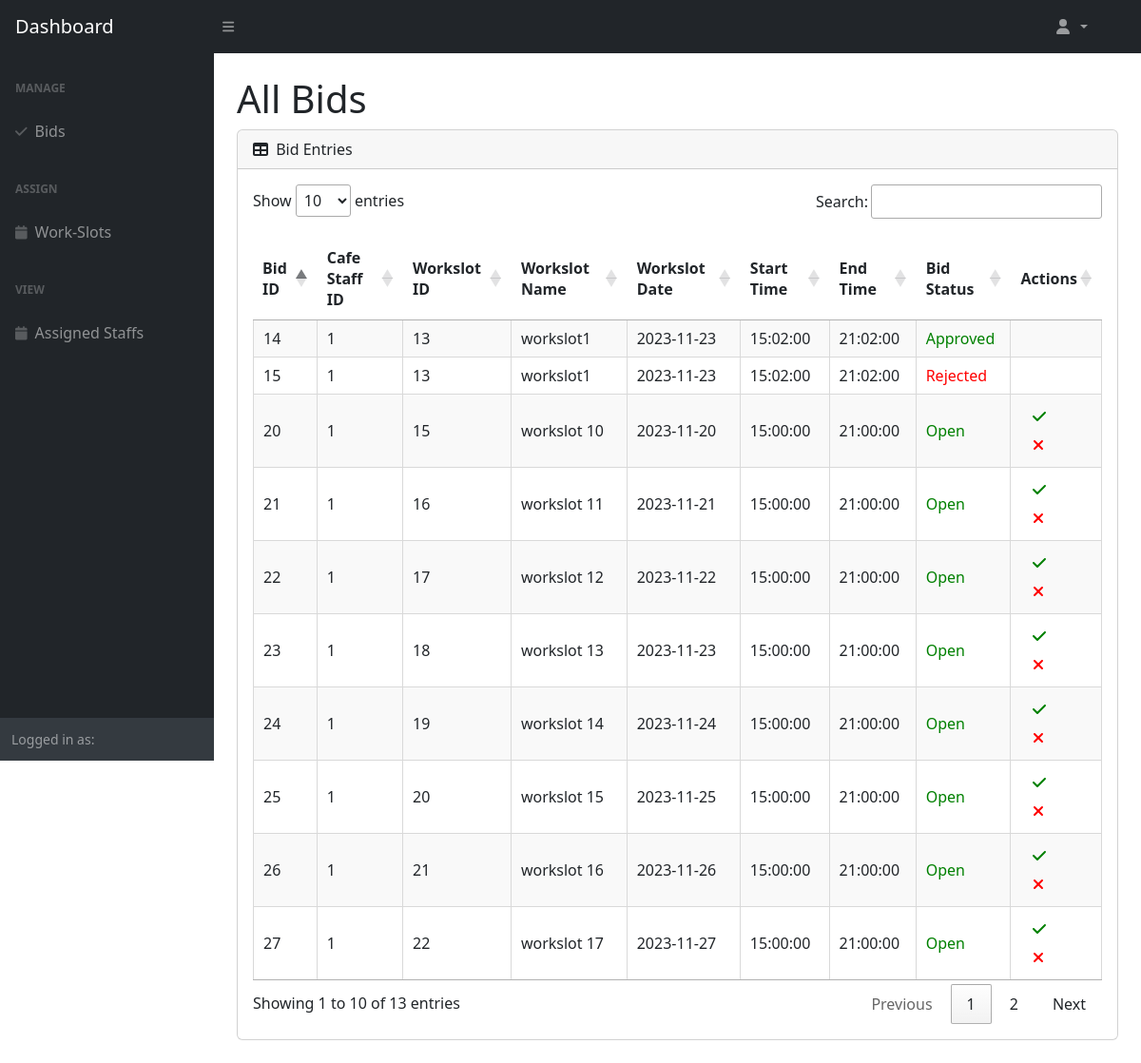
Screenshot of /src/Boundary/CafeManagerViewBidPage.php with the database file from the repository.
### tables this page shows
CREATE TABLE `staff_bid_workslot` (
  `staff_bid_workslot_id` int(11) NOT NULL,
  `cafe_staff_id` int(11) NOT NULL,
  `workslot_id` int(11) NOT NULL,
  `bid_role` enum('Chef','Cashier','Waiter') NOT NULL,
  `bid_status` enum('Open','Approved','Rejected') NOT NULL
);

CREATE TABLE `workslot` (
  `workslot_id` int(11) NOT NULL,
  `workslot_name` varchar(255) NOT NULL,
  `chef_qty` int(11) NOT NULL DEFAULT 0,
  `cashier_qty` int(11) NOT NULL DEFAULT 0,
  `waiter_qty` int(11) NOT NULL DEFAULT 0,
  `workslot_date` date NOT NULL,
  `start_time` time NOT NULL,
  `end_time` time NOT NULL
);

### src/Entity/Bid.php (called while the page is built, shortened)
<?php
class Bid {
    public function getBids() {
        $DAO = new DAO();
        $connection = $DAO->get_connection();
        $sql = "SELECT `staff_bid_workslot_id`, `cafe_staff_id`, `staff_bid_workslot`.`workslot_id`, `workslot_name`, `workslot_date`, `start_time`, `end_time`, `bid_status` FROM `staff_bid_workslot` LEFT JOIN `workslot` ON `staff_bid_workslot`.`workslot_id` = `workslot`.`workslot_id`";
        return $connection->query($sql);
    }
}
?>

### src/Controller/CafeManagerViewBidController.php (called while the page is built)
<?php
include_once "../Entity/Bid.php";
class CafeManagerViewBidController {
    public function getBids() {
        $bid = new Bid();
        return $bid->getBids();
    }
}
?>

### src/Boundary/CafeManagerViewBidPage.php (the view, shortened to what this page needs)
<link rel="stylesheet" href="https://cdn.datatables.net/1.13.6/css/jquery.dataTables.min.css">
<link rel="stylesheet" href="https://cdn.jsdelivr.net/npm/sweetalert2@11/dist/sweetalert2.min.css">
<?php
include_once "../Controller/CafeManagerViewBidController.php";
$viewBidController = new CafeManagerViewBidController();
$allBids = $viewBidController->getBids();
?>
<body class="sb-nav-fixed">
    <?php
        require "CafeManagerNav.php";
    ?>
    <div id="layoutSidenav_content">
        <main>
        <div class="container-fluid px-4">
            <h1 class="mt-4">All Bids</h1>
            <div class="card mb-4">
                <div class="card-header">
                    <i class="fas fa-table me-1"></i>
                    Bid Entries
                </div>
                <div class="card-body">
                    <table class="cell-border stripe" id="dataTable" width="100%" cellspacing="0">
                        <thead>
                            <tr>
                                <th>Bid ID</th>
                                <th>Cafe Staff ID</th>
                                <th>Workslot ID</th>
                                <th>Workslot Name</th>
                                <th>Workslot Date</th>
                                <th>Start Time</th>
                                <th>End Time</th>
                                <th>Bid Status</th>
                                <th>Actions</th>
                            </tr>
                        </thead>
                        <tbody>
                            <?php
                            while ($bid = $allBids->fetch_assoc()) {
                                $statusStyle = ($bid['bid_status'] === 'Open' || $bid['bid_status'] === 'Approved') ? 'color: green;' : 'color: red;';
                                echo "<tr>
                                        <td>{$bid['staff_bid_workslot_id']}</td>
                                        <td>{$bid['cafe_staff_id']}</td>
                                        <td>{$bid['workslot_id']}</td>
                                        <td>{$bid['workslot_name']}</td>
                                        <td>{$bid['workslot_date']}</td>
                                        <td>{$bid['start_time']}</td>
                                        <td>{$bid['end_time']}</td>
                                        <td style='{$statusStyle}'>{$bid['bid_status']}</td>
                                        <td>";
                                        if($bid['bid_status'] == 'Open') {
                                            echo "<button class='btn' style='color: green' onclick='confirmApprove({$bid['staff_bid_workslot_id']})'><i class='fas fa-check'></i></button>";
                                            echo "<button class='btn' style='color: red' onclick='confirmReject({$bid['staff_bid_workslot_id']})'><i class='fas fa-close'></i></button>";
                                        }
                                        echo "</td>";
                                    echo "</tr>";
                            }
                            ?>
                        </tbody>
                    </table>
                </div>
            </div>
        </div>
        </main>
    </div>
</body>

### src/Boundary/CafeManagerNav.php (shortened to what this page needs)
<!DOCTYPE html>
<html lang="en">
<head>
    <link href="assets/css/styles.css" rel="stylesheet" />
</head>
<nav class="sb-topnav navbar navbar-expand navbar-dark bg-dark">
    <a class="navbar-brand ps-3" href="CafeManagerDashboardPage.php">Dashboard</a>
    <button class="btn btn-link btn-sm order-1 order-lg-0 me-4 me-lg-0" id="sidebarToggle" href="#!"><i class="fas fa-bars"></i></button>
    <form method="post" class="navbar-nav ms-auto ms-md-0 me-3 me-lg-4">
        <ul class="navbar-nav ms-auto ms-md-0 me-3 me-lg-4">
            <li class="nav-item dropdown">
                <a class="nav-link dropdown-toggle" id="navbarDropdown" href="#" role="button" data-bs-toggle="dropdown" aria-expanded="false">
                    <i class="fas fa-user fa-fw"></i>
                </a>
            </li>
        </ul>
    </form>
</nav>
<div id="layoutSidenav">
    <div id="layoutSidenav_nav">
        <nav class="sb-sidenav accordion sb-sidenav-dark" id="sidenavAccordion">
            <div class="sb-sidenav-menu">
                <div class="nav">
                <div class="sb-sidenav-menu-heading">Manage</div>
                    <a class="nav-link" href="CafeManagerViewBidPage.php" aria-expanded="false" aria-controls="collapseLayouts">
                        <div class="sb-nav-link-icon"><i class="fas fa-check"></i></div>
                        Bids
                    </a>
                    <div class="sb-sidenav-menu-heading">Assign</div>
                    <a class="nav-link" href="ViewAssignWorkslotPage.php" aria-expanded="false" aria-controls="collapseLayouts">
                        <div class="sb-nav-link-icon"><i class="fas fa-calendar"></i></div>
                        Work-Slots
                    </a>
                    <div class="sb-sidenav-menu-heading">View</div>
                    <a class="nav-link" href="ViewAssignedStaffPage.php" aria-expanded="false" aria-controls="collapseLayouts">
                        <div class="sb-nav-link-icon"><i class="fas fa-calendar"></i></div>
                        Assigned Staffs
                    </a>
                </div>
            </div>
            <div class="sb-sidenav-footer">
                <div class="small">Logged in as:</div>
            </div>
        </nav>
    </div>
</html>

### rows the page displays
staff_bid_workslot: staff_bid_workslot_id "14", cafe_staff "1", workslot "13", workslot.workslot_name "workslot1", workslot.workslot_date "2023-11-23", workslot.start_time "15:02:00", workslot.end_time "21:02:00", bid_status "Approved"
staff_bid_workslot: staff_bid_workslot_id "15", cafe_staff "1", workslot "13", workslot.workslot_name "workslot1", workslot.workslot_date "2023-11-23", workslot.start_time "15:02:00", workslot.end_time "21:02:00", bid_status "Rejected"
staff_bid_workslot: staff_bid_workslot_id "20", cafe_staff "1", workslot "15", workslot.workslot_name "workslot 10", workslot.workslot_date "2023-11-20", workslot.start_time "15:00:00", workslot.end_time "21:00:00", bid_status "Open"
staff_bid_workslot: staff_bid_workslot_id "21", cafe_staff "1", workslot "16", workslot.workslot_name "workslot 11", workslot.workslot_date "2023-11-21", workslot.start_time "15:00:00", workslot.end_time "21:00:00", bid_status "Open"
staff_bid_workslot: staff_bid_workslot_id "22", cafe_staff "1", workslot "17", workslot.workslot_name "workslot 12", workslot.workslot_date "2023-11-22", workslot.start_time "15:00:00", workslot.end_time "21:00:00", bid_status "Open"
staff_bid_workslot: staff_bid_workslot_id "23", cafe_staff "1", workslot "18", workslot.workslot_name "workslot 13", workslot.workslot_date "2023-11-23", workslot.start_time "15:00:00", workslot.end_time "21:00:00", bid_status "Open"
staff_bid_workslot: staff_bid_workslot_id "24", cafe_staff "1", workslot "19", workslot.workslot_name "workslot 14", workslot.workslot_date "2023-11-24", workslot.start_time "15:00:00", workslot.end_time "21:00:00", bid_status "Open"
staff_bid_workslot: staff_bid_workslot_id "25", cafe_staff "1", workslot "20", workslot.workslot_name "workslot 15", workslot.workslot_date "2023-11-25", workslot.start_time "15:00:00", workslot.end_time "21:00:00", bid_status "Open"
staff_bid_workslot: staff_bid_workslot_id "26", cafe_staff "1", workslot "21", workslot.workslot_name "workslot 16", workslot.workslot_date "2023-11-26", workslot.start_time "15:00:00", workslot.end_time "21:00:00", bid_status "Open"
staff_bid_workslot: staff_bid_workslot_id "27", cafe_staff "1", workslot "22", workslot.workslot_name "workslot 17", workslot.workslot_date "2023-11-27", workslot.start_time "15:00:00", workslot.end_time "21:00:00", bid_status "Open"
